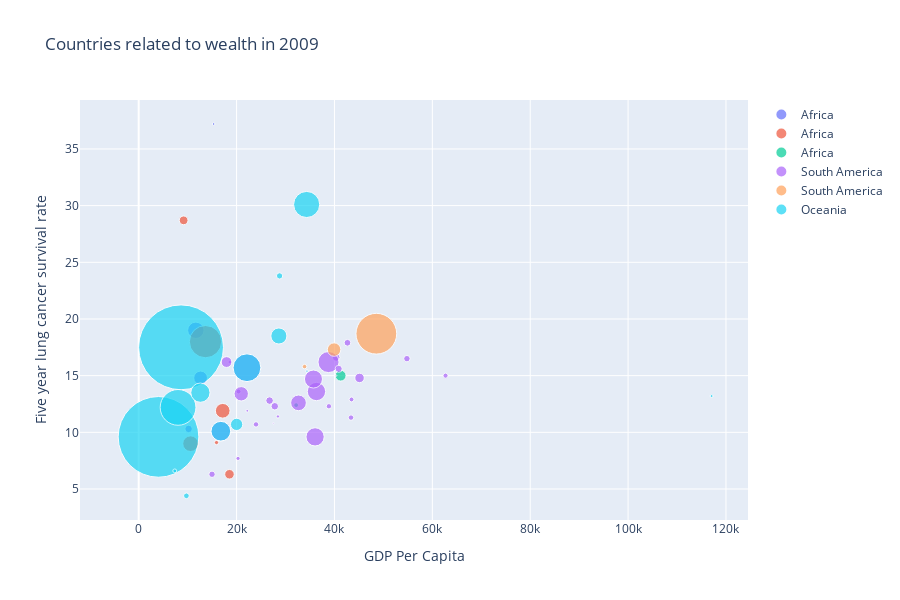

The notebook cell saved with this chart:
### Code cell
fig = px.scatter(df2_gdp.query('Year == 2009'), x="GDP_per_capita", y="Five-year lung cancer survival rate (%)", size="Total_pop", color="Continent_Name",
           hover_name="Continent_Name", size_max=60,title="Countries related to wealth in 2009")

fig.update_xaxes(title='GDP Per Capita')
fig.update_yaxes(title='Five year lung cancer survival rate')


fig.for_each_trace(
    lambda trace: trace.update(name=next(continents)),
)


fig.show()

### Figure 1 — Plotly figure (JSON) as saved in the notebook; plotly's stock layout.template omitted (floating-point values rounded to 4 significant figures)
{"data": [{"hoverlabel": {"namelength": 0}, "hovertemplate": "<b>%{hovertext}</b><br><br>Continent_Name=Africa<br>GDP_per_capita=%{x}<br>Five-year lung cancer survival rate (%)=%{y}<br>Total_pop=%{marker.size}", "hovertext": ["Africa", "Africa", "Africa", "Africa"], "legendgroup": "Continent_Name=Africa", "marker": {"color": "#636efa", "size": [34950168, 1291609, 49751503, 10365089], "sizemode": "area", "sizeref": 370800.0, "symbol": "circle"}, "mode": "markers", "name": "Africa", "showlegend": true, "type": "scatter", "x": [12650.0, 15310.0, 11680.0, 10200.0], "xaxis": "x", "y": [14.8, 37.2, 19, 10.3], "yaxis": "y"}, {"hoverlabel": {"namelength": 0}, "hovertemplate": "<b>%{hovertext}</b><br><br>Continent_Name=South America<br>GDP_per_capita=%{x}<br>Five-year lung cancer survival rate (%)=%{y}<br>Total_pop=%{marker.size}", "hovertext": ["South America", "South America", "South America", "South America", "South America", "South America"], "legendgroup": "Continent_Name=South America", "marker": {"color": "#EF553B", "size": [40062470, 193246610, 16955737, 45654044, 14261566, 3357391], "sizemode": "area", "sizeref": 370800.0, "symbol": "circle"}, "mode": "markers", "name": "Africa", "showlegend": true, "type": "scatter", "x": [17170.0, 13650.0, 18550.0, 10600.0, 9184.0, 15900.0], "xaxis": "x", "y": [11.9, 18, 6.3, 9, 28.7, 9.1], "yaxis": "y"}, {"hoverlabel": {"namelength": 0}, "hovertemplate": "<b>%{hovertext}</b><br><br>Continent_Name=Oceania<br>GDP_per_capita=%{x}<br>Five-year lung cancer survival rate (%)=%{y}<br>Total_pop=%{marker.size}", "hovertext": ["Oceania", "Oceania"], "legendgroup": "Continent_Name=Oceania", "marker": {"color": "#00cc96", "size": [21902300, 4322628], "sizemode": "area", "sizeref": 370800.0, "symbol": "circle"}, "mode": "markers", "name": "Africa", "showlegend": true, "type": "scatter", "x": [41270.0, 32170.0], "xaxis": "x", "y": [15, 12.4], "yaxis": "y"}, {"hoverlabel": {"namelength": 0}, "hovertemplate": "<b>%{hovertext}</b><br><br>Continent_Name=Europe<br>GDP_per_capita=%{x}<br>Five-year lung cancer survival rate (%)=%{y}<br>Total_pop=%{marker.size}", "hovertext": ["Europe", "Europe", "Europe", "Europe", "Europe", "Europe", "Europe", "Europe", "Europe", "Europe", "Europe", "Europe", "Europe", "Europe", "Europe", "Europe", "Europe", "Europe", "Europe", "Europe", "Europe", "Europe", "Europe", "Europe", "Europe", "Europe", "Europe", "Europe", "Europe", "Europe"], "legendgroup": "Continent_Name=Europe", "marker": {"color": "#ab63fa", "size": [8369639, 10660938, 7542674, 4410864, 1090473, 10439735, 5524874, 1341629, 5341546, 62444770, 82405365, 315543, 4412181, 60248654, 2261380, 3341097, 415220, 16559268, 4834002, 38249228, 10657175, 21537219, 143064078, 5451968, 2024040, 45638113, 9311110, 7621211, 71846212, 61652315], "sizemode": "area", "sizeref": 370800.0, "symbol": "circle"}, "mode": "markers", "name": "South America", "showlegend": true, "type": "scatter", "x": [42660.0, 40360.0, 14980.0, 20410.0, 34390.0, 27800.0, 43380.0, 22190.0, 38870.0, 36320.0, 38780.0, 40380.0, 43490.0, 35710.0, 18610.0, 20300.0, 27530.0, 45130.0, 62700.0, 20950.0, 26740.0, 17950.0, 22120.0, 23970.0, 28450.0, 32650.0, 40860.0, 54810.0, 16780.0, 36040.0], "xaxis": "x", "y": [17.9, 16.6, 6.3, 13.6, 15.4, 12.3, 11.3, 11.9, 12.3, 13.6, 16.2, 15, 12.9, 14.7, 16.2, 7.7, 10.8, 14.8, 15, 13.4, 12.8, 16.2, 15.7, 10.7, 11.4, 12.6, 15.6, 16.5, 10.1, 9.6], "yaxis": "y"}, {"hoverlabel": {"namelength": 0}, "hovertemplate": "<b>%{hovertext}</b><br><br>Continent_Name=North America<br>GDP_per_capita=%{x}<br>Five-year lung cancer survival rate (%)=%{y}<br>Total_pop=%{marker.size}", "hovertext": ["North America", "North America", "North America"], "legendgroup": "Continent_Name=North America", "marker": {"color": "#FFA15A", "size": [33675448, 3753576, 307686729], "sizemode": "area", "sizeref": 370800.0, "symbol": "circle"}, "mode": "markers", "name": "South America", "showlegend": true, "type": "scatter", "x": [39920.0, 33890.0, 48560.0], "xaxis": "x", "y": [17.3, 15.8, 18.7], "yaxis": "y"}, {"hoverlabel": {"namelength": 0}, "hovertemplate": "<b>%{hovertext}</b><br><br>Continent_Name=Asia<br>GDP_per_capita=%{x}<br>Five-year lung cancer survival rate (%)=%{y}<br>Total_pop=%{marker.size}", "hovertext": ["Asia", "Asia", "Asia", "Asia", "Asia", "Asia", "Asia", "Asia", "Asia", "Asia", "Asia", "Asia", "Asia", "Asia"], "legendgroup": "Continent_Name=Asia", "marker": {"color": "#19d3f3", "size": [1334908820, 1090473, 1207740408, 237414495, 7260949, 126551705, 6025592, 27949395, 2711659, 1597765, 143064078, 47963923, 68706122, 71846212], "sizemode": "area", "sizeref": 370800.0, "symbol": "circle"}, "mode": "markers", "name": "Oceania", "showlegend": true, "type": "scatter", "x": [8652.0, 34390.0, 4050.0, 8045.0, 28790.0, 34320.0, 9749.0, 20010.0, 7368.0, 117100.0, 22120.0, 28640.0, 12610.0, 16780.0], "xaxis": "x", "y": [17.5, 15.4, 9.6, 12.2, 23.8, 30.1, 4.4, 10.7, 6.6, 13.2, 15.7, 18.5, 13.5, 10.1], "yaxis": "y"}], "layout": {"height": 600, "legend": {"itemsizing": "constant", "tracegroupgap": 0}, "title": {"text": "Countries related to wealth in 2009"}, "xaxis": {"anchor": "y", "domain": [0, 1], "title": {"text": "GDP Per Capita"}}, "yaxis": {"anchor": "x", "domain": [0, 1], "title": {"text": "Five year lung cancer survival rate"}}}}
